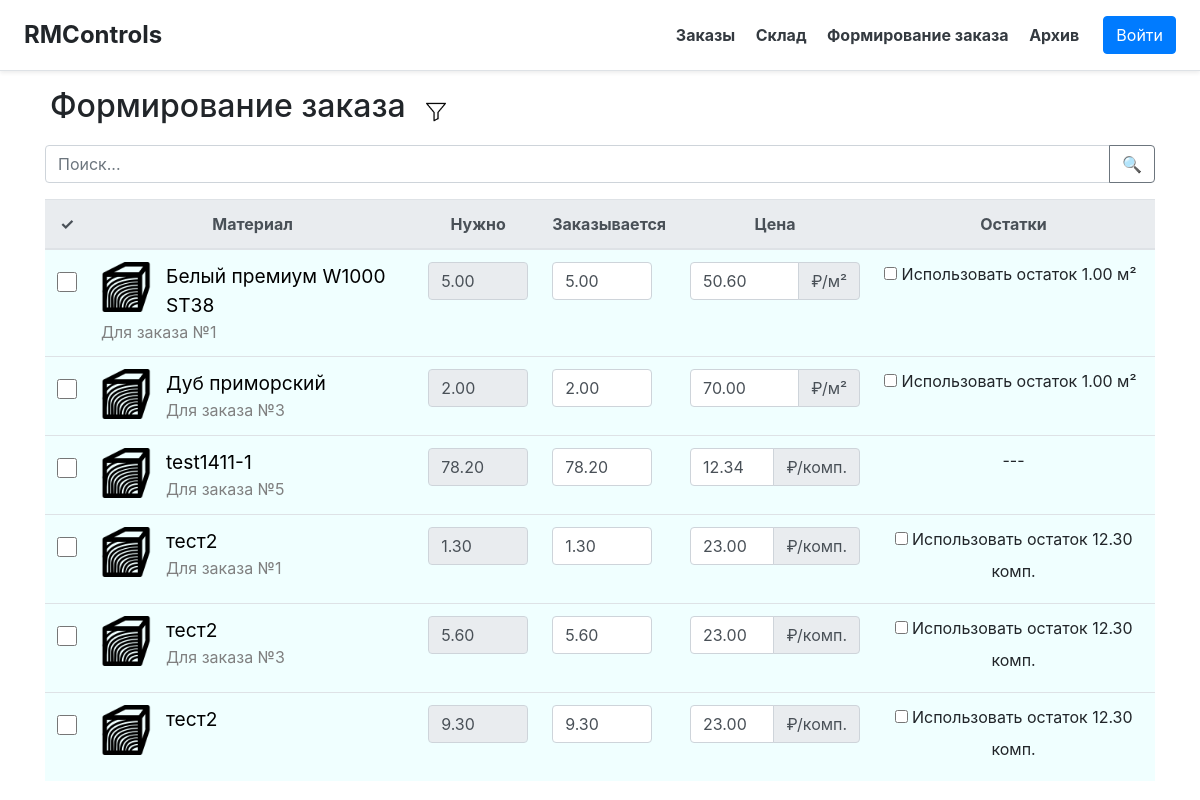
The page /tasks on the database its author committed.
### main/models.py (models this page shows, shortened)
class Material(models.Model):
    material = models.ForeignKey('AbsMaterial', models.PROTECT, verbose_name="Материал")
    count = models.FloatField("Кол-во")
    for_order = models.ForeignKey('Order', on_delete=models.SET_NULL, null=True, blank=True, verbose_name="Для заказа")
    status = models.IntegerField("Статус",
                                 choices=[(-1, "Не заказано"), (0, "Ожидается"), (1, "На складе"),
                                          (2, "В производстве"), (3, "Реализовано")], default=0)
    details = models.CharField("Детали", blank=True, null=True, max_length=100)
    price = models.FloatField("Цена", blank=True, null=True)
    def __str__(self):
        return self.material.title + " - " + str(self.count) + self.material.units
    class Meta:
        verbose_name = "Материал"
        verbose_name_plural = "Склад"
        db_table = "stock"

class AbsMaterial(models.Model):
    title = models.CharField("Наименование", max_length=20)
    units = models.CharField("Единицы измерения", choices=map(lambda x: (x, x, ), UNITS), max_length=10, default="шт")
    parent = models.ForeignKey(Folder, models.CASCADE, null=True, verbose_name="Папка")
    picture_url = models.TextField("URL изображения", null=True, blank=True)
    def get_last_price(self):
        last = Material.objects.filter(material_id=self.id, price__isnull=False).last()
        return round(last.price, 2) if last else None
    def get_remainder(self) -> Material:
        free = Material.objects.filter(material=self, for_order__isnull=True, status__in=(0, 1))
        return free[0] if free else None
    class Meta:
        verbose_name = "Материал"
        verbose_name_plural = "Материалы"
        db_table = "abs-materials"

### main/views.py (the view)
# urls.py: path('tasks', views.tasks),
def tasks(request):
    tsks = Material.objects.filter(status=-1)
    return render(request, 'main/tasks.html',
                  context={'title': 'Формирование заказа', 'tasks': tsks,
                           'for_order': request.GET.get('for_order', '')})

### templates/main/tasks.html (shortened to what this page needs)
{% extends 'main/base.html' %}
{% load static %}
{% block content %}
    <div class="container" onmousemove="calculate_cost()" onclick="calculate_cost()">
        <div class="row">
            <h2 style="margin-bottom: 20px; margin-right: 20px; margin-left: 20px">{{ title }}</h2>
            <img src="{% static 'img/filter.png' %}" width="20" height="20" alt="Filter"
                 style="margin-top: 15px; margin-right: 15px; cursor: pointer"
                 onclick="let q = document.getElementById('filters'); q.hidden = !q.hidden;">
        </div>
        <div class="input-group mb-3">
            <input type="text" class="form-control" placeholder="Поиск..." aria-label="Поиск..." id="search">
            <div class="input-group-append">
                <button class="btn btn-outline-secondary" type="button" onclick="search()">&#128269</button>
            </div>
        </div>
        <table class="table table-hover" style="background-color: azure">
            <thead class="thead-light">
            <tr>
                <th scope="col" style="text-align: center">&#10003</th>
                <th scope="col" style="text-align: center">Материал</th>
                <th scope="col" style="text-align: center">Нужно</th>
                <th scope="col" style="text-align: center">Заказывается</th>
                <th scope="col" style="text-align: center">Цена</th>
                <th scope="col" style="text-align: center">Остатки</th>
            </tr>
            </thead>
            <tbody>
            {% for elem in tasks %}
                <tr class="tr_for_order_{{ elem.for_order_id }}" id="tr{{ elem.id }}">
                    <th scope="row">
                        <label>
                            <big><big><big><input type="checkbox" style="width: 1.25rem; height: 1.25rem;"
                                                  id="do_include_{{ elem.id }}" class="checkbox"></big></big></big>
                        </label>
                    </th>
                    <td>
                        <img style="float: left; margin-right: 15px"
                             src="{% if elem.material.picture_url %} {{ elem.material.picture_url }} {% else %} {% static 'img/material.png' %} {% endif %}"
                             width="50" height="50" alt="missed img"/>
                        <a title="{{ elem.material.title }}"
                           style="color: black; width: 300px"><big>{{ elem.material.title }}</big></a> <br>
                        <a style="color: gray" title="№{{ elem.for_order_id }}">{% if elem.for_order_id %}Для заказа №{{ elem.for_order_id }}{% endif %}</a>
                    </td>
                    <td>
                        <label>
                            <input class="form-control" style="width: 100px" readonly type="number"
                                   value="{{ elem.count|floatformat:2 }}" id="need_{{ elem.id }}">
                        </label>
                    </td>
                    <td>
                        <label>
                            <input class="form-control" style="width: 100px" type="number" step="0.1" min="0" id="count_{{ elem.id }}"
                                   value="{{ elem.count|floatformat:2 }}" placeholder="{{ elem.count|floatformat:2 }}">
                        </label>
                    </td>
                    <td>
                        <div class="input-group mb-3" style="width: 170px">
                            <input class="form-control" type="number" id="price_{{ elem.id }}" min="0" step="0.1"
                                   value="{{ elem.material.get_last_price|floatformat:2 }}">
                            <div class="input-group-append">
                                <span class="input-group-text">₽/{{ elem.material.units }}</span>
                            </div>
                        </div>
                    </td>
                    <td>
                        {% if elem.material.get_remainder %}
                            <label style="text-align: center">
                                <input type="checkbox" id="do_use_remainder_{{ elem.id }}"
                                       onchange="remainder('{{ elem.id }}')">
                                Использовать остаток <label class="remainder{{ elem.material_id }}"
                                                            id="rem{{ elem.id }}"></label> {{ elem.material.units }}
                            </label>
                        {% else %}
                            <p style="text-align: center">---</p>
                        {% endif %}
                    </td>
                </tr>
            {% endfor %}
            </tbody>
        </table>
    </div>
{% endblock %}

### rows shown on the page
Material: material "Белый премиум W1000 ST38", for_order_id "1", count "5.00", material.get_last_price "50.60", material.units "м²"
Material: material "Дуб приморский", for_order_id "3", count "2.00", material.get_last_price "70.00", material.units "м²"
Material: material "test1411-1", for_order_id "5", count "78.20", material.get_last_price "12.34", material.units "комп."
Material: material "тест2", for_order_id "1", count "1.30", material.get_last_price "23.00", material.units "комп."
Material: material "тест2", for_order_id "3", count "5.60", material.get_last_price "23.00", material.units "комп."
Material: material "тест2", count "9.30", material.get_last_price "23.00", material.units "комп."

### other values the page prints
{{ title }} "Формирование заказа"
